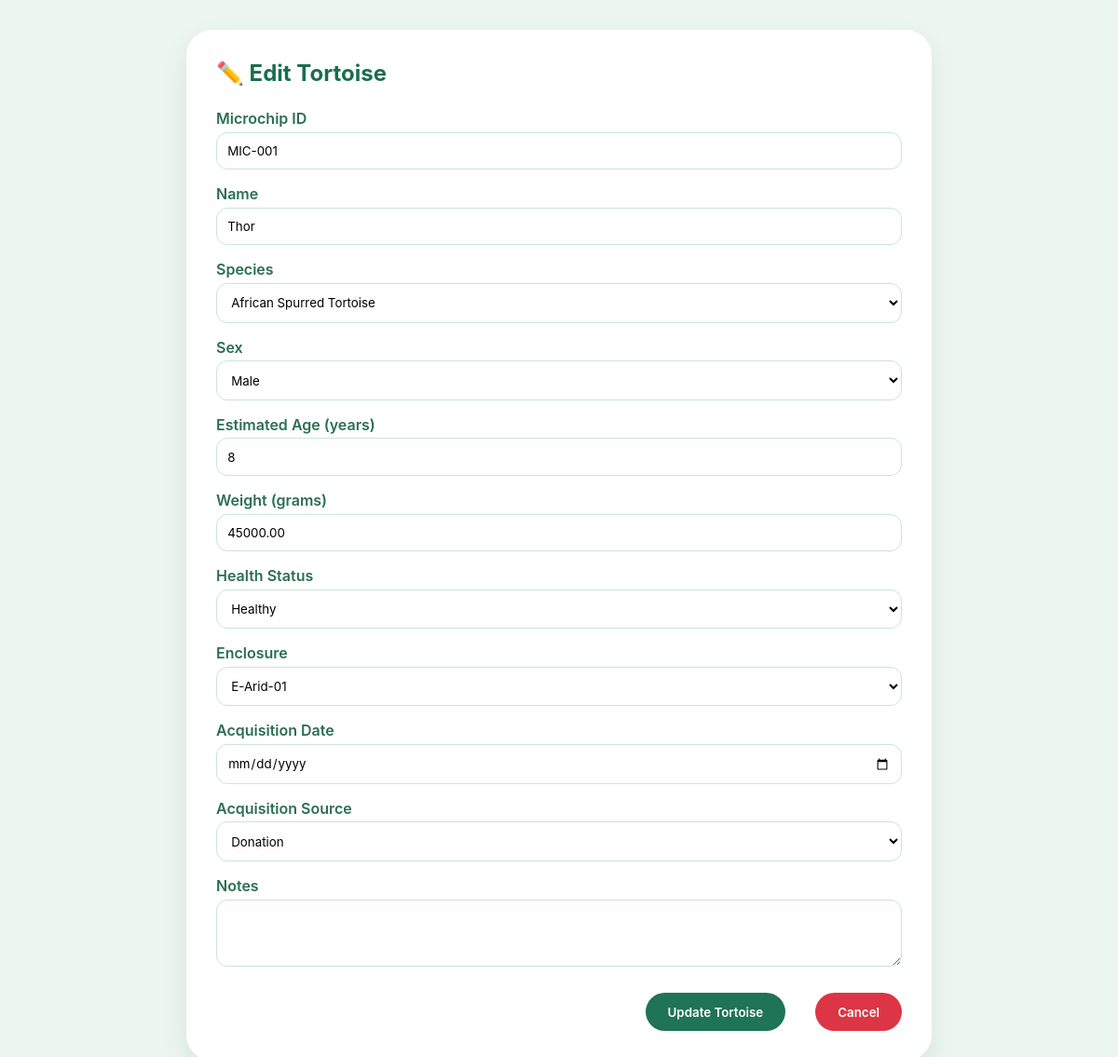
The page /backEnd/pages/formEditTortoiseInfo.php?id=1 (signed in) on the database its author committed.
### tables this page shows
CREATE TABLE `tortoises` (
  `tortoise_id`        int(11)      NOT NULL AUTO_INCREMENT,
  `microchip_id`       varchar(50)  DEFAULT NULL,
  `name`               varchar(100) DEFAULT NULL,
  `species_id`         int(11)      NOT NULL,
  `sex`                enum('Male','Female','Unknown') DEFAULT 'Unknown',
  `date_of_birth`      date         DEFAULT NULL,
  `estimated_age_years` int(11)     DEFAULT NULL,
  `weight_grams`       decimal(8,2) DEFAULT NULL,
  `health_status`      enum('Healthy','Under observation','Recovering','Critical','Minor injury') DEFAULT 'Healthy',
  `enclosure_id`       int(11)      DEFAULT NULL,
  `acquisition_date`   date         DEFAULT NULL,
  `acquisition_source` enum('Wild','Rescue','Donation','Bred in captivity') DEFAULT 'Bred in captivity',
  `notes`              text         DEFAULT NULL,
  `created_at`         timestamp    NOT NULL DEFAULT current_timestamp(),
  `updated_at`         timestamp    NOT NULL DEFAULT current_timestamp() ON UPDATE current_timestamp(),
  PRIMARY KEY (`tortoise_id`),
  UNIQUE KEY `microchip_id` (`microchip_id`),
  KEY `idx_tortoise_species` (`species_id`),
  KEY `idx_tortoise_enclosure` (`enclosure_id`),
  CONSTRAINT `tortoises_ibfk_1` FOREIGN KEY (`species_id`)   REFERENCES `species`    (`species_id`),
  CONSTRAINT `tortoises_ibfk_2` FOREIGN KEY (`enclosure_id`) REFERENCES `enclosures` (`enclosure_id`) ON DELETE SET NULL
);

CREATE TABLE `species` (
  `species_id`          int(11)      NOT NULL AUTO_INCREMENT,
  `common_name`         varchar(100) NOT NULL,
  `scientific_name`     varchar(150) DEFAULT NULL,
  `iucn_status`         enum('Critically Endangered','Endangered','Vulnerable',
                             'Near Threatened','Least Concern','Data Deficient','Not Assessed') DEFAULT 'Not Assessed',
  `avg_lifespan_years`  int(11)      DEFAULT NULL,
  `avg_weight_kg`       decimal(5,2) DEFAULT NULL,
  `conservation_notes`  text         DEFAULT NULL,
  PRIMARY KEY (`species_id`),
  UNIQUE KEY `scientific_name` (`scientific_name`)
);

CREATE TABLE `enclosures` (
  `enclosure_id`       int(11)      NOT NULL AUTO_INCREMENT,
  `enclosure_code`     varchar(20)  NOT NULL,
  `enclosure_name`     varchar(100) NOT NULL,
  `habitat_type`       enum('Desert','Rainforest','Grassland','Wetland','Mediterranean','Savanna') NOT NULL,
  `size_sq_meters`     decimal(8,2) DEFAULT NULL,
  `capacity`           int(11)      DEFAULT 1,
  `current_occupancy`  int(11)      DEFAULT 0,
  `last_cleaning`      date         DEFAULT NULL,
  `next_maintenance`   date         DEFAULT NULL,
  `status`             enum('Active','Maintenance','Quarantine') DEFAULT 'Active',
  PRIMARY KEY (`enclosure_id`),
  UNIQUE KEY `enclosure_code` (`enclosure_code`)
);

### backEnd/pages/formEditTortoiseInfo.php (the view, shortened to what this page needs)
<?php
require_once '../config/db.php';
$tortoise = null;
$tortoise_id = isset($_GET['id']) ? intval($_GET['id']) : 0;
if ($tortoise_id > 0) {
    $stmt = $conn->prepare("SELECT * FROM tortoises WHERE tortoise_id = ?");
    $stmt->bind_param("i", $tortoise_id);
    $stmt->execute();
    $result = $stmt->get_result();
    $tortoise = $result->fetch_assoc();
}
$species_list = $conn->query("SELECT species_id, common_name FROM species ORDER BY common_name");
$enclosures = $conn->query("SELECT enclosure_id, enclosure_code FROM enclosures WHERE status = 'Active'");
?>
<!DOCTYPE html>
<html lang="en">
<head>
</head>
<body>
<div class="form-card">
    <h2><?php echo $tortoise ? '✏️ Edit Tortoise' : '➕ Add New Tortoise'; ?></h2>
    <form action="../process/<?php echo $tortoise ? 'edit_tortoise.php' : 'add_tortoise.php'; ?>" method="POST">
        <label>Microchip ID</label>
        <input type="text" name="microchip_id" value="<?php echo htmlspecialchars($tortoise['microchip_id'] ?? ''); ?>">
        <label>Name</label>
        <input type="text" name="name" value="<?php echo htmlspecialchars($tortoise['name'] ?? ''); ?>">
        <label>Species</label>
        <select name="species_id" required>
            <?php while($row = $species_list->fetch_assoc()): ?>
                <option value="<?php echo $row['species_id']; ?>" <?php echo (isset($tortoise['species_id']) && $tortoise['species_id'] == $row['species_id']) ? 'selected' : ''; ?>>
                    <?php echo htmlspecialchars($row['common_name']); ?>
                </option>
            <?php endwhile; ?>
        </select>
        <label>Sex</label>
        <select name="sex">
            <option value="Male" <?php echo (isset($tortoise['sex']) && $tortoise['sex'] == 'Male') ? 'selected' : ''; ?>>Male</option>
        </select>
        <label>Estimated Age (years)</label>
        <input type="number" step="0.1" name="estimated_age_years" value="<?php echo htmlspecialchars($tortoise['estimated_age_years'] ?? ''); ?>">
        <label>Weight (grams)</label>
        <input type="number" step="0.01" name="weight_grams" value="<?php echo htmlspecialchars($tortoise['weight_grams'] ?? ''); ?>">
        <label>Health Status</label>
        <select name="health_status">
            <?php
            $health_options = ['Healthy', 'Under observation', 'Recovering', 'Critical', 'Minor injury'];
            foreach ($health_options as $opt):
                $selected = (isset($tortoise['health_status']) && $tortoise['health_status'] == $opt) ? 'selected' : '';
            ?>
                <option value="<?php echo $opt; ?>" <?php echo $selected; ?>><?php echo $opt; ?></option>
            <?php endforeach; ?>
        </select>
        <label>Enclosure</label>
        <select name="enclosure_id">
            <?php while($row = $enclosures->fetch_assoc()): ?>
                <option value="<?php echo $row['enclosure_id']; ?>" <?php echo (isset($tortoise['enclosure_id']) && $tortoise['enclosure_id'] == $row['enclosure_id']) ? 'selected' : ''; ?>>
                    <?php echo htmlspecialchars($row['enclosure_code']); ?>
                </option>
            <?php endwhile; ?>
        </select>
        <label>Acquisition Date</label>
        <input type="date" name="acquisition_date" value="<?php echo htmlspecialchars($tortoise['acquisition_date'] ?? ''); ?>">
        <label>Acquisition Source</label>
        <select name="acquisition_source">
            <?php
            $sources = ['Wild', 'Rescue', 'Donation', 'Bred in captivity'];
            foreach ($sources as $src):
                $selected = (isset($tortoise['acquisition_source']) && $tortoise['acquisition_source'] == $src) ? 'selected' : '';
            ?>
                <option value="<?php echo $src; ?>" <?php echo $selected; ?>><?php echo $src; ?></option>
            <?php endforeach; ?>
        </select>
        <label>Notes</label>
        <textarea name="notes" rows="3"><?php echo htmlspecialchars($tortoise['notes'] ?? ''); ?></textarea>
        <div class="button-group">
            <button type="submit"><?php echo $tortoise ? 'Update Tortoise' : 'Save Tortoise'; ?></button>
            <button type="button" class="cancel-btn" onclick="window.location.href='veterenian.php'">Cancel</button>
        </div>
    </form>
</div>
</body>
</html>

### backEnd/pages/formEditTortoiseInfo.php (style rules this page uses)
* { margin:0;padding:0;box-sizing:border-box;font-family:'Inter',sans-serif; }
body { background:#ecf6f1;padding:2rem;display:flex;justify-content:center; }
.form-card { max-width:800px;width:100%;background:white;border-radius:28px;padding:2rem;box-shadow:0 12px 28px rgba(0,0,0,0.08); }
h2 { margin-bottom:1.5rem;color:#1a6d4e; }
label { display:block;margin-top:1rem;font-weight:600;color:#2b6e53; }
input,select,textarea { width:100%;padding:0.7rem;margin-top:0.3rem;border-radius:12px;border:1px solid #cae5d9;background:#fefefe; }
button { background:#1f7356;color:white;border:none;padding:0.8rem 1.5rem;border-radius:40px;margin-top:1.5rem;cursor:pointer;font-weight:600; }
.cancel-btn { background:#dc3545;margin-left:1rem; }
.button-group { display:flex;gap:1rem;justify-content:flex-end; }

### rows shown on the page
tortoises: microchip_id "MIC-001", name "Thor", species_id "African Spurred Tortoise", sex "Male", estimated_age_years "8", weight_grams "45000.00", enclosure_id "E-Arid-01"

### other values the page prints
form field health_status "Healthy"
form field acquisition_source "Donation"
